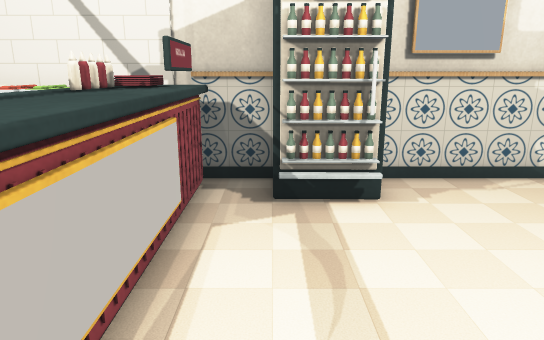
[1] (above)

19 first-person views from a walk through a scene from a Unity 3-D project. The camera is 1.2 m above the floor, tilts 14° down and sees 70° across. The floor is counted in squares, 0.5 m on a side. Each view is taken from the middle of a square. On the plan, view 1 faces up. The plan holds only what a view shows up to about 20 squares ahead; the rest is blank. The place goes on beyond the plan. The player is left out. Door leaves are left out, so doorways stand open.

[2]
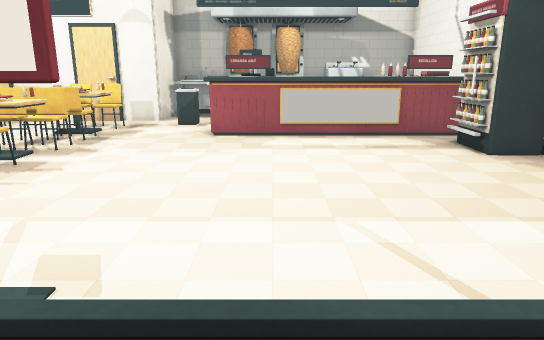

[3]
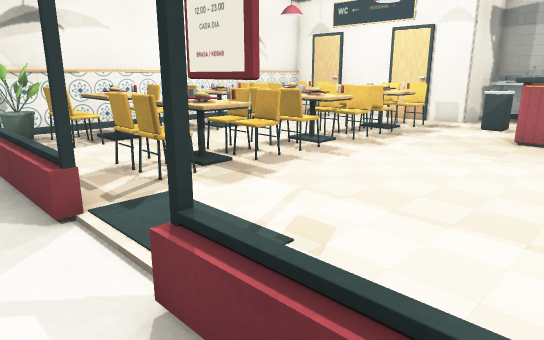

[4]
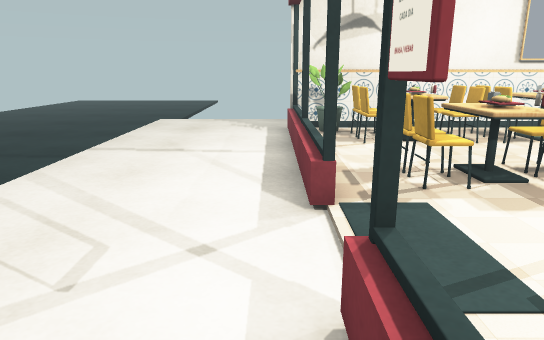

[5]
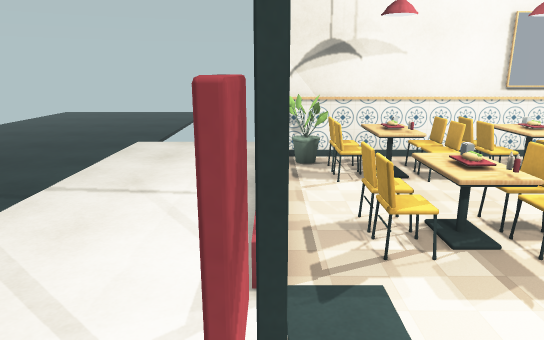

[6]
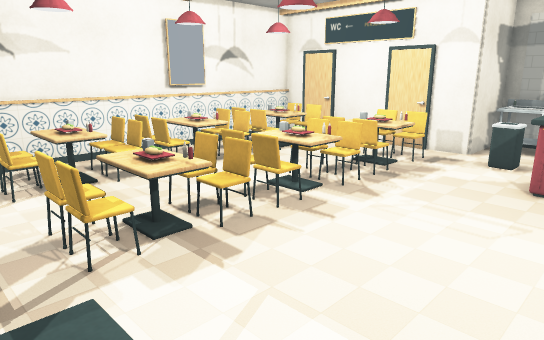

[7]
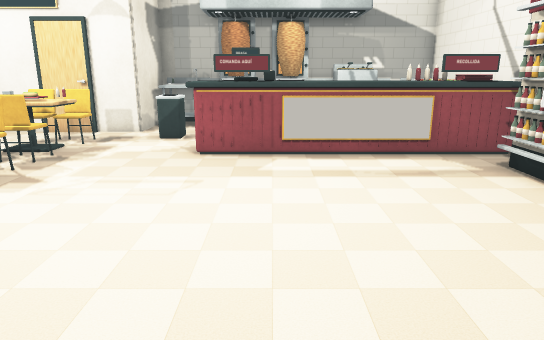

[8]
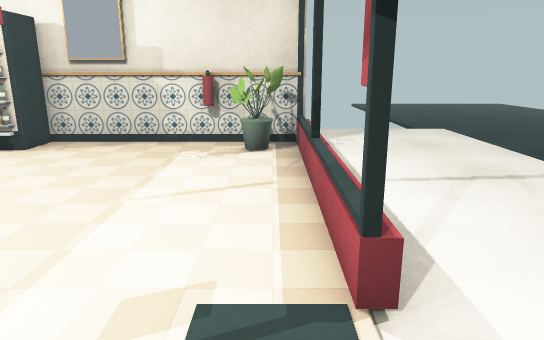

[9]
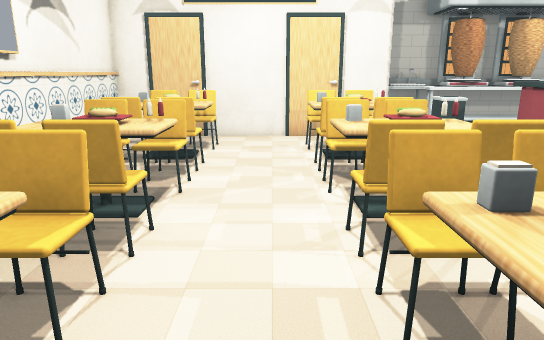

[10]
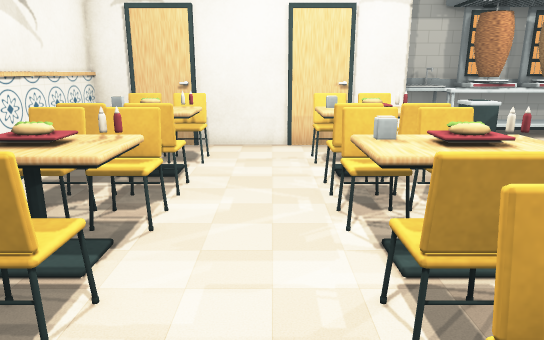

[11]
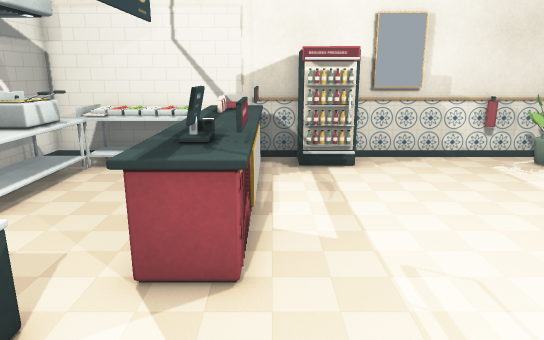

[12]
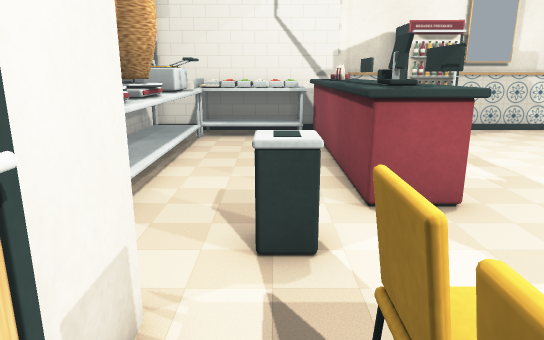

[13]
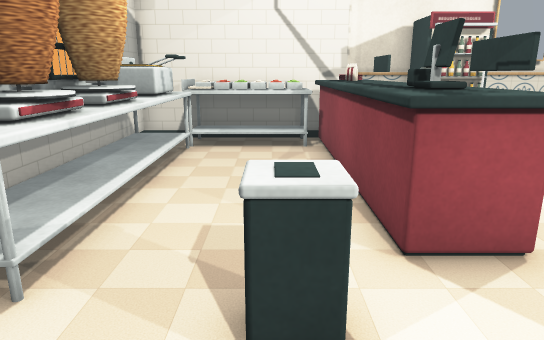

[14]
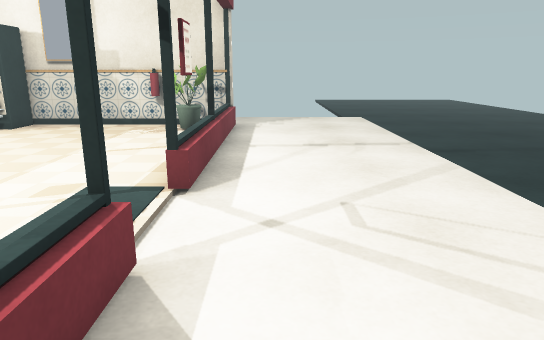

[15]
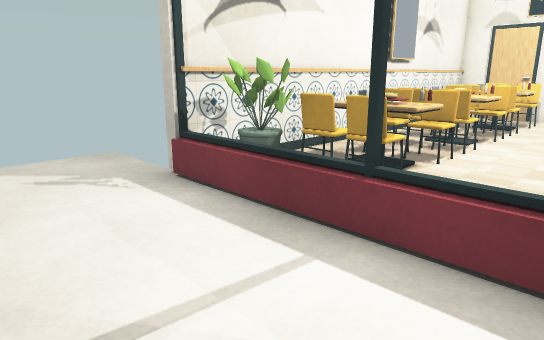

[16]
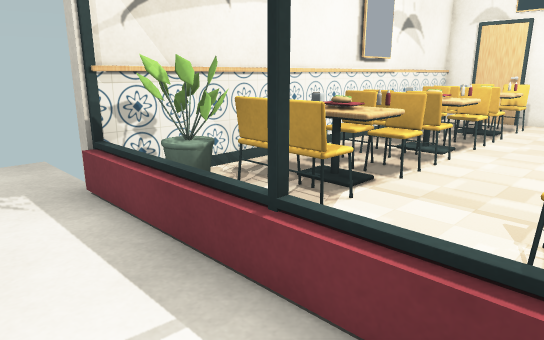

[17]
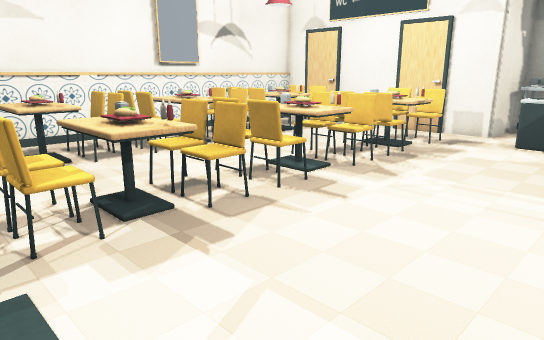

[18]
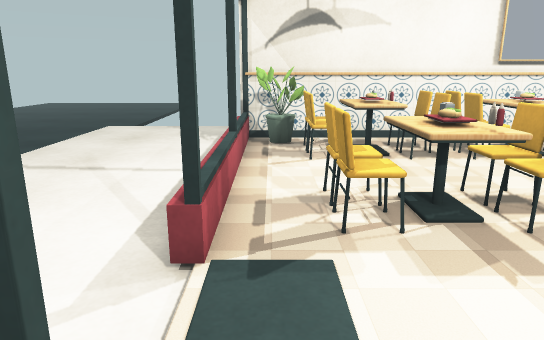

[19]
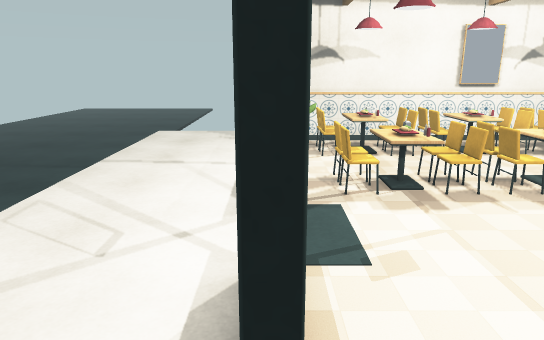

### Floor plan
Key: @ floor where view 1 was taken; # wall or solid block; x gap in a wall; . floor; / step, stairs or slope; D open door; = window, fence, low wall or low ledge; ^ raised ledge; O other object.
Columns run from 10 left of view 1 to 18 right of it. Each row starts with its distance up from view 1.
 12                       ....../
 11                       ....../
 10                       ....../
  9 ######################....../
  8 #.^^^^=OOO###..... ##/....../
  7 #^^^^^=OOOD#D......##/....../
  6 #^^... OOO.........../....../
  5 #^^....OOO.........../....../
  4 #^^....OOO...........#....../
  3 #OO....OOO.........../....../
  2 #OO ...OOO.........../....../
  1 ### ...OOO.........../....../
  0 #O# ...OOO@..........#....../
 -1 #OO ...OOO...........x....../
 -2 #O^ ......................../
 -3 #^^..^....................../
 -4 #^^#......................../
 -5 #####..  ............#....../
 -6     #.OOOOOOOOOOOOOO.O....../
 -7     #.OOO/OOOOO. # O.O....../
 -8     #..OO//.OO..OO.O.O....../
 -9     #................O....../
-10     #................#....../
-11     #.O#OOOOOOOOOOOO.O....../
-12     #..OO/x.OO.. OOO.O....../
-13     #.O#OOOOOOOOOOOO#O....../
-14     #..............###....../
-15     ##################....../
-16                       ....../
-17                       ....../
-18                       ....../

Where each view was taken, in squares from view 1:
view 1: 0 up, 0 right, facing up
view 2: 1 up, 13 right, facing left
view 3: 2 up, 13 right, facing down-left
view 4: 2 up, 12 right, facing down
view 5: 1 up, 11 right, facing down
view 6: 1 up, 11 right, facing down-left
view 7: 1 up, 10 right, facing left
view 8: 5 down, 10 right, facing up
view 9: 9 down, 9 right, facing left
view 10: 9 down, 7 right, facing left
view 11: 7 down, 1 left, facing up
view 12: 8 down, 5 left, facing up
view 13: 6 down, 5 left, facing up
view 14: 9 down, 13 right, facing up
view 15: 7 down, 16 right, facing down-left
view 16: 7 down, 14 right, facing down-left
view 17: 0 up, 10 right, facing down-left
view 18: 0 up, 10 right, facing down
view 19: 5 up, 11 right, facing down
